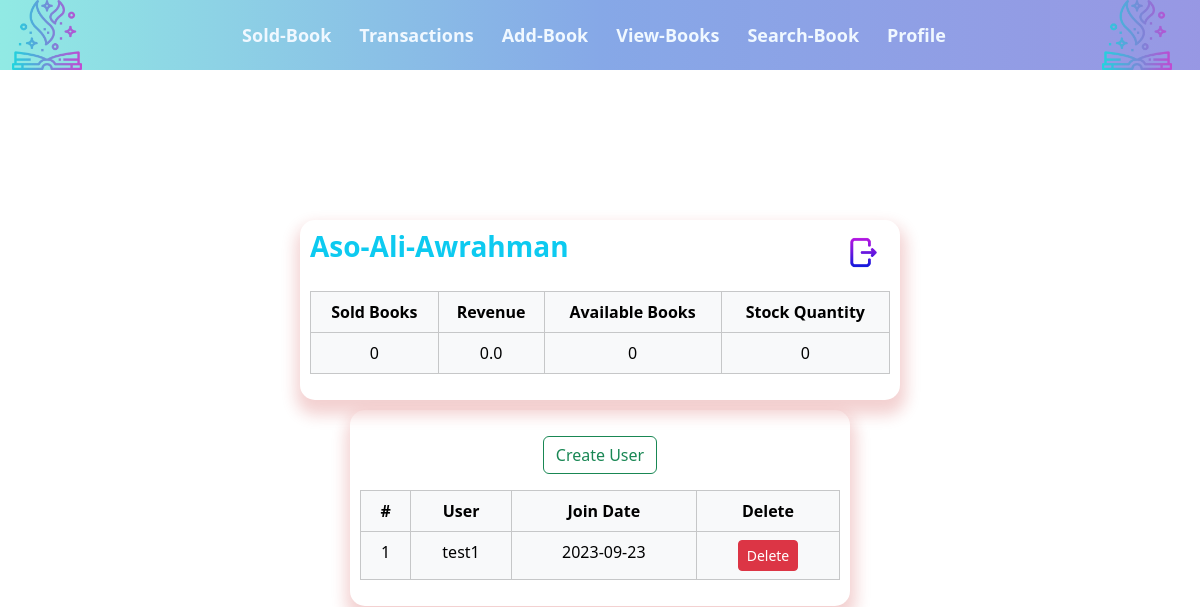
Page /super-profile/ (signed in) on the earlier database version.
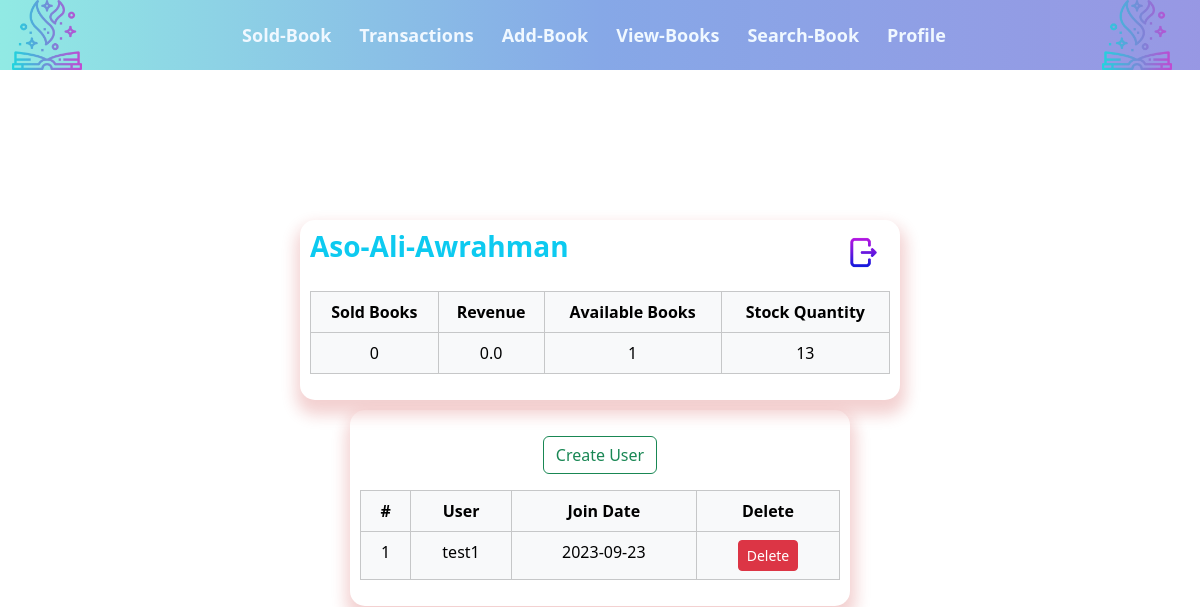
Same page on the later database version.
### main/models.py (models this page shows)
class StatusReport(models.Model):
    user = models.ForeignKey(User, on_delete=models.CASCADE)
    sold_books = models.IntegerField(default=0)
    revenue = models.FloatField(default=0.0)
    available_books = models.IntegerField(default=0)
    stock_quantity = models.IntegerField(default=0)

### main/views.py (the view, shortened to what this page needs)
# urls.py: path('super-profile/', views.super_profile_page, name='super-profile'),
def super_profile_page(request):
    if not request.user.is_superuser:
        return redirect('profile')
    context = {
        'status': None,
        'users': None
    }
    context['status'] = StatusReport.objects.filter(user=request.user)
    context['users'] = User.objects.filter(is_superuser=False)
    return render(request, 'super-profile-page.html', context)

### main/templates/super-profile-page.html (shortened to what this page needs)
{% extends 'layout.html' %}
{% block content %}
    <div class="box-container" style="max-width: 600px;">
        <div class="d-flex justify-content-between mb-3">
            <h3 class="text-info" style="font-weight: bold;">{{ request.user.username}}</h3>
            <form method="post">
                <button type="sumbit" name="logout-button" class="btn btn-sm" onclick="return confirm('Logout?')"><img src="../static/images/logout.png" width="35" alt="Logout"></button>
            </form>
        </div>
        <table class="table table-light bg-transparent table-hover table-bordered">
            <thead>
                <tr>
                    <th>Sold Books</th>
                    <th>Revenue</th>
                    <th>Available Books</th>
                    <th>Stock Quantity</th>
                </tr>
            </thead>
            <tbody>
                <tr>
                    {% for stat in status %}
                        <td>{{ stat.sold_books }}</td>
                        <td>{{ stat.revenue }}</td>
                        <td>{{ stat.available_books }}</td>
                        <td>{{ stat.stock_quantity }}</td>
                    {% endfor %}
                </tr>
            </tbody>
        </table>
    </div>
    <div class="box-container" style="max-width: 500px; max-height: 250px; margin-top: 10px; overflow: auto;">
        <button type="button" class="btn btn-outline-success m-3" onclick="form_visibility(true, 'create-form')">Create User</button>
        {% if users %}
            <table class="table table-light table-hover table-bordered">
                <thead>
                    <tr>
                        <th>#</th>
                        <th>User</th>
                        <th>Join Date</th>
                        <th>Delete</th>
                    </tr>
                </thead>
                <tbody>
                    {% for user in users %}
                        <tr>
                            <td>{{ forloop.counter }}</td>
                            <td>{{ user.username }}</td>
                            <td>{{ user.date_joined|date:'Y-m-d' }}</td>
                            <form method="post">
                                <td><button type="submit" name="delete-user-button" value="{{ user.username }}" class="btn btn-sm btn-danger" onclick="return confirm('do you want delete this user?')">Delete</button></td>
                            </form>
                        </tr>
                    {% endfor %}
                </tbody>
            </table>
        {% endif %}
    </div>
{% endblock %}

Differences in the rows shown:
changed StatusReport: available_books "0" → "1"; stock_quantity "0" → "13"
